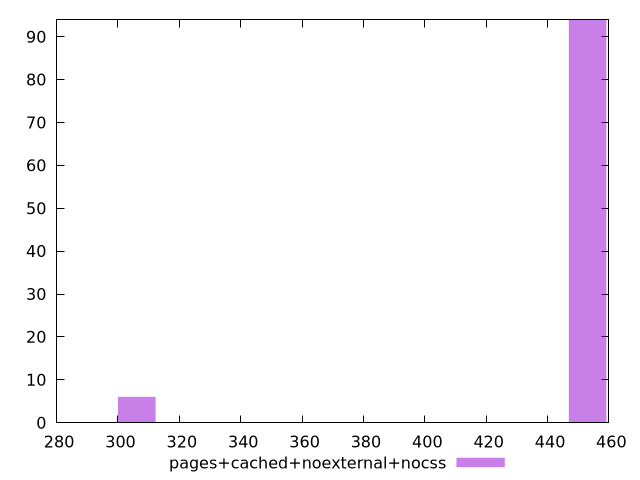

Here is the gnuplot script that generated this plot:
$_pagesCachedNoexternalNocss <<EOF
453.0610572939799 94
306.12233600944586 6
EOF
set key outside below
set terminal pngcairo
set output "report_00005_2020-11-02T22-26-11.212Z/uses-text-compression/pages+cached+noexternal+nocss//raw_hist.png"
set yrange [0:94]
set boxwidth 12.244893440377835
set style fill transparent solid 0.5 noborder
plot $_pagesCachedNoexternalNocss title "pages+cached+noexternal+nocss" with boxes ,
